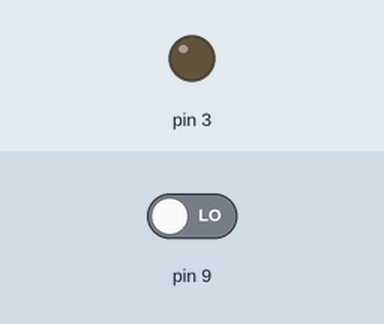
Bench run of a sketch on a simulated Arduino Uno, built with avr-gcc and run on an emulated ATmega328P. Shown: output pins drawn as LEDs (lit = HIGH). The test bench sets the inputs (shaded band); at power-on: pin 9 LOW.

Above: at 1.2 s.
1.3 s: pin 9 driven HIGH
At 1.9 s:
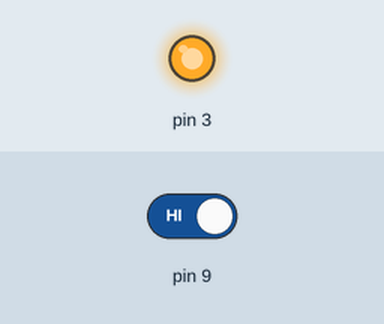
2.8 s: pin 9 driven LOW
At 4.2 s:
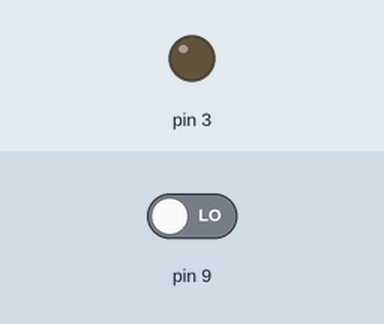
Timing chart, 0 to 5.8 s (numbered marks = the images above; inputs shaded):
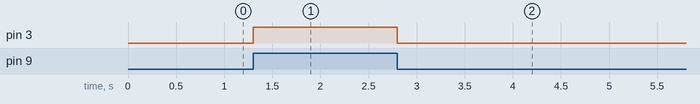

The sketch:

lab2.ino
```cpp
int buttonState = 1;

void setup()
{
  pinMode(9, INPUT);
  pinMode(3, OUTPUT);
}

void loop()
{
  buttonState = digitalRead(9);
  if (buttonState == 1) {
    digitalWrite(3, HIGH);
  } else {
    digitalWrite(3 , LOW);
  }
}
```

Measured:
- after the input at 1.3 s, pin 3: LOW → HIGH at once
- after the input at 2.8 s, pin 3: HIGH → LOW at once
